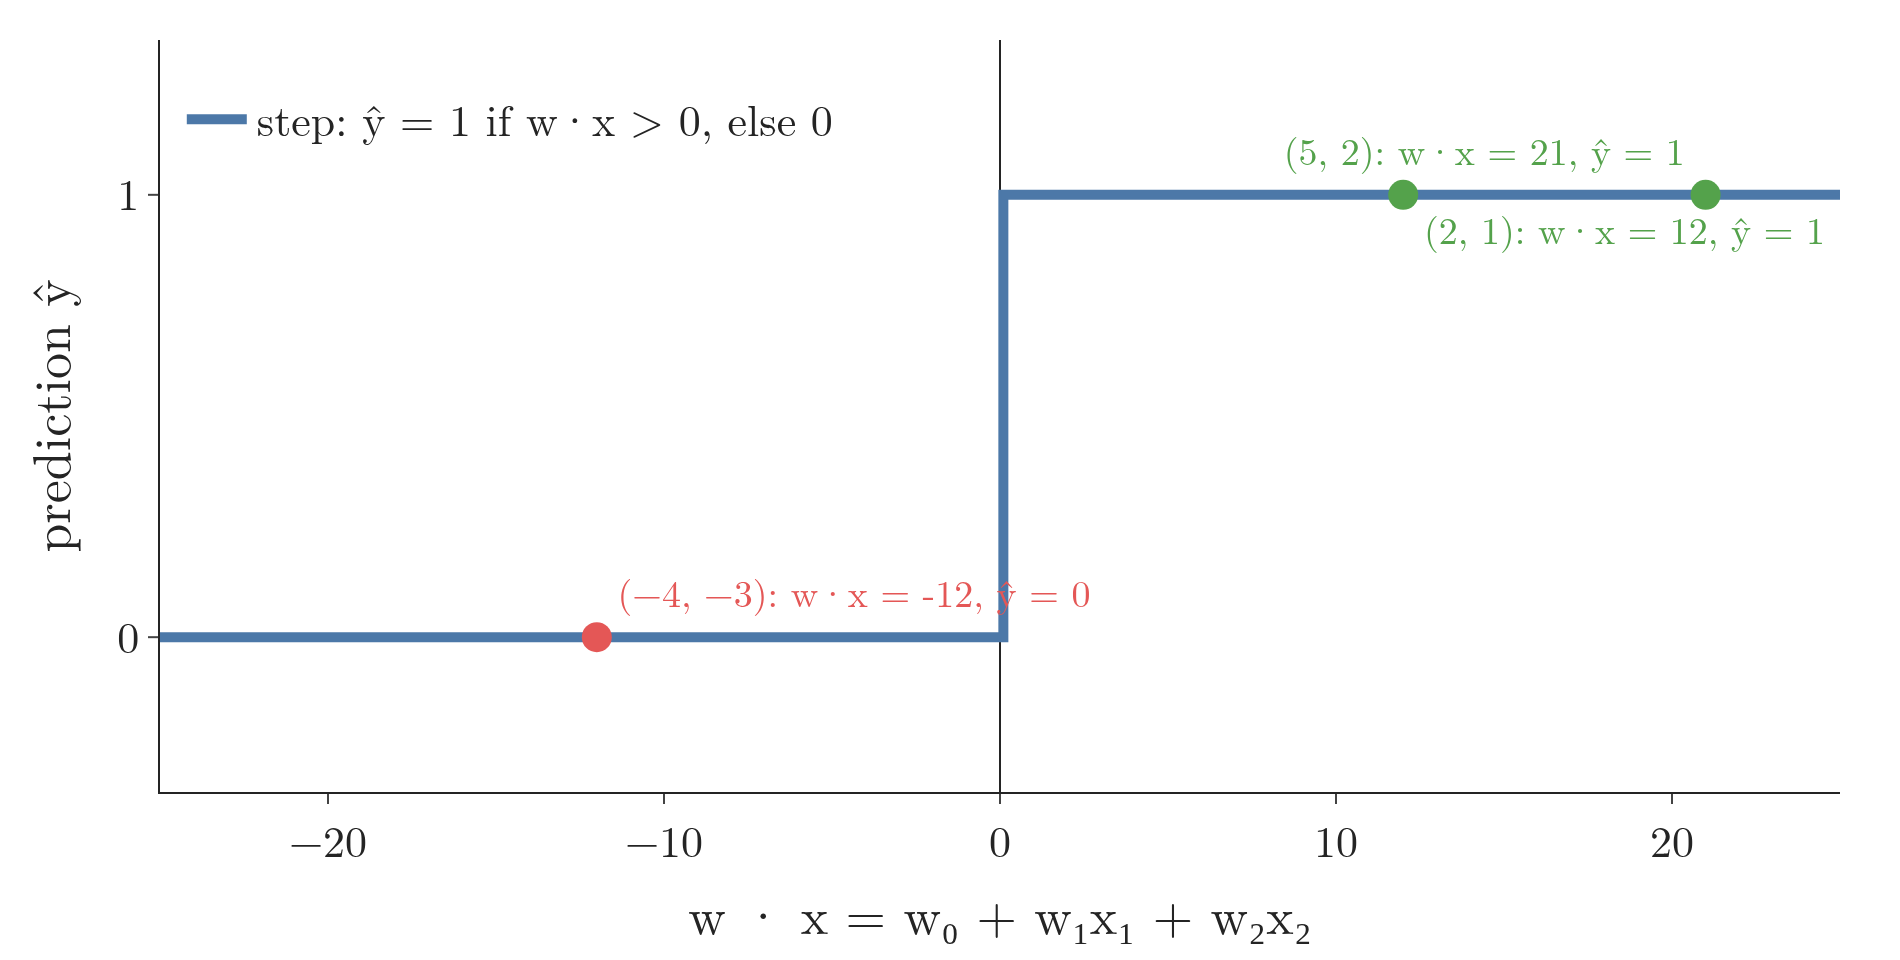

Source code (Python):
"""Predicting with the step function (Plotly), using the Note's line 2x + 3y + 5 = 0, i.e. w = (5, 2, 3) with x0 = 1.
The points (2, 1), (-4, -3) and (5, 2) give w . x = 12, -12 and 21; the step function turns each into a prediction
0 or 1. The point (5, 2) is a negative-class point, so y - y_hat = -1 and the rule subtracts eta x."""
from pathlib import Path
import numpy as np
import plotly.graph_objects as go
from gifkit import BLUE, FONT, GREEN, RED

here = Path(__file__).parent
w = np.array([5, 2, 3])
pts = {"(2, 1)": (2, 1), "(−4, −3)": (-4, -3), "(5, 2)": (5, 2)}
z = {k: w @ np.array([1, *p]) for k, p in pts.items()}
assert list(z.values()) == [12, -12, 21]
zs = np.linspace(-25, 25, 501)
fig = go.Figure(go.Scatter(x=zs, y=(zs > 0).astype(int), mode="lines", line=dict(color=BLUE, width=5, shape="hv"),
                           name="step: ŷ = 1 if w·x > 0, else 0"))
for (k, v), c, pos in zip(z.items(), (GREEN, RED, GREEN), ("bottom right", "top right", "top left")):
    fig.add_scatter(x=[v], y=[int(v > 0)], mode="markers+text", text=[f"{k}: w·x = {v}, ŷ = {int(v > 0)}"], textposition=pos,
                    textfont=dict(size=19, color=c), marker=dict(size=15, color=c), showlegend=False)
fig.update_layout(template="simple_white", width=950, height=480, font=FONT,
                  xaxis=dict(title="w · x = w₀ + w₁x₁ + w₂x₂", zeroline=True), yaxis=dict(title="prediction ŷ", range=[-0.35, 1.35], tickvals=[0, 1]),
                  legend=dict(x=0.01, y=0.95), margin=dict(l=80, r=30, t=20, b=70))
fig.write_image(here / "step_rule.png", scale=2)
